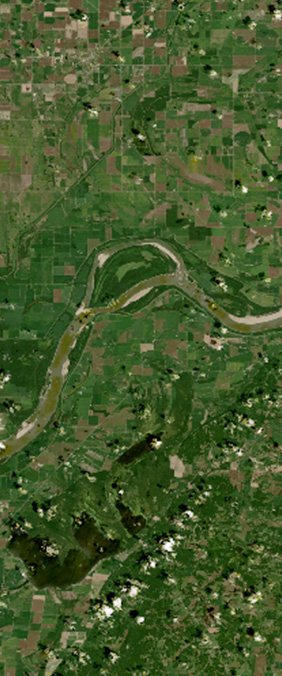
#> input picture assets/a_0.jpg, 282 x 676 px, found by its file name; its folder holds only this picture in this run
$ python -i engine.py   (imports and definitions only)
#> lines starting #> are read from the running program, lines starting #| are printed output that depends on the picture
"""GeoGlyph Engine — Stitch NASA Landsat letter images into a name."""

from PIL import Image, ImageDraw, ImageFont, ImageEnhance, ImageOps
import os
import json
import numpy as np

WATERMARK_FONT = "/usr/share/fonts/truetype/dejavu/DejaVuSans-Bold.ttf"

ASSETS_DIR = os.path.join(os.path.dirname(__file__), "assets", "all")
OUTPUT_DIR = os.path.join(os.path.dirname(__file__), "output")

# Known variant counts per letter (from NASA's "Your Name in Landsat")
VARIANT_MAP = {
    'a': 5, 'b': 2, 'c': 3, 'd': 2, 'e': 4, 'f': 2, 'g': 1,
    'h': 2, 'i': 5, 'j': 3, 'k': 2, 'l': 4, 'm': 3, 'n': 3,
    'o': 2, 'p': 2, 'q': 2, 'r': 4, 's': 3, 't': 2, 'u': 2,
    'v': 4, 'w': 2, 'x': 3, 'y': 3, 'z': 2,
}


def max_variant(letter: str) -> int:
    """Get max variant index (0-based) for a letter."""
    return VARIANT_MAP.get(letter.lower(), 0) - 1


def image_for_char(char: str, variant: int = 0) -> Image.Image:
    """Load the satellite image for a letter and variant number."""
#> called with char = 'a', variant = 0
    c = char.lower()
    if c not in VARIANT_MAP:
        return Image.new("RGB", (500, 500), (20, 20, 20))

    v = min(variant, VARIANT_MAP[c] - 1)
    path = os.path.join(ASSETS_DIR, f"{c}_{v}.jpg")
    if not os.path.exists(path):
        return Image.new("RGB", (500, 500), (20, 20, 20))
    return Image.open(path).convert("RGB")
#> returned value is the input picture: PIL image 282x676 RGB; mean R, G, B 69.9, 90.2, 44.6


# [80 lines left out: functions apply_filter, _hue_rotate, _invert_blend, _sepia, load_locations, not called in this run]


_LOCATIONS_CACHE: dict | None = None


# [106 lines left out: functions location_for_file, overlay_location_label, apply_watermark, make_square, not called in this run]


def generate(
    name: str,
    variants: dict[str, int] | None = None,
    height: int = 1200,
    watermarked: bool = False,
    square: int | None = None,
    filter_name: str | None = None,
    letter_filters: dict[str, str] | None = None,
    show_locations: bool = False,
) -> Image.Image:
    """Stitch letter images for a name into a single image.

    Args:
        name: The text to render.
        variants: Optional dict of letter→variant_index overrides.
        height: Target height in pixels for each letter image (default 1200).
        watermarked: If True, overlay 'leadvector.sh' watermark.
        square: If set, pad to this size (e.g. 1080) with branding.
        filter_name: Global filter to apply (natural, contrast, infrared, etc.).
        letter_filters: Per-letter filter overrides {letter: filter_name}.
        show_locations: If True, overlay location place names on each tile.
    """
    name = name.strip().lower()
    if not name:
        raise ValueError("Name cannot be empty")

    variants = variants or {}
    letter_filters = letter_filters or {}

    images = []
    for c in name:
        if c == ' ':
            # Space: 4px gap at full height
            gap = Image.new("RGB", (24, height), (10, 10, 15))
            images.append(gap)
            continue
        v = variants.get(c, 0)
        img = image_for_char(c, v)
        if img.height != height:
            ratio = height / img.height
#> ratio = 1.78
            new_w = int(img.width * ratio)
#> new_w = 500
            img = img.resize((new_w, height), Image.LANCZOS)
        # Apply per-letter filter override, else global, else none
        lf = letter_filters.get(c, filter_name or "")
        if lf and lf != "natural":
            img = apply_filter(img, lf)
        # Overlay location label if requested
        if show_locations:
            loc = location_for_file(f"{c}_{v}.jpg")
            if loc:
                img = overlay_location_label(img, loc[0], loc[1])
        images.append(img)

    max_h = max(img.height for img in images)
    total_w = sum(img.width for img in images)
    canvas = Image.new("RGB", (total_w, max_h), (10, 10, 15))
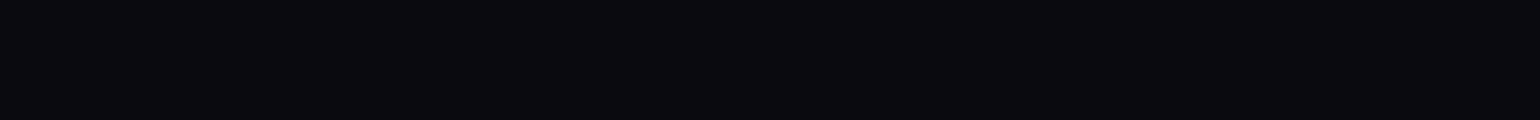
#> canvas: PIL image 15400x1200 RGB (shown at 1/10 size); mean R, G, B 10, 10, 15

    x = 0
    for img in images:
        canvas.paste(img, (x, 0))
        x += img.width
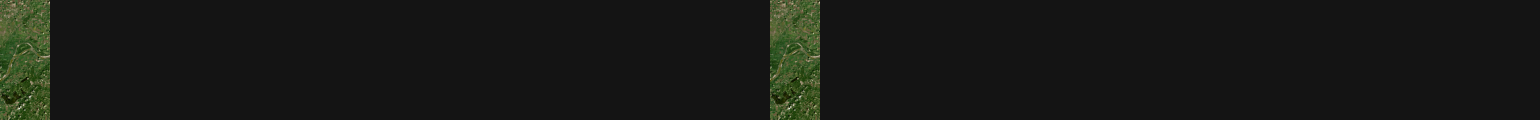
#> canvas: PIL image 15400x1200 RGB (shown at 1/10 size); mean R, G, B 23.2, 24.6, 21.6

    if square:
        canvas = make_square(canvas, size=square, branding="leadvector.sh — Automated Lead Pipeline")

    if watermarked and not square:
        canvas = apply_watermark(canvas)

    return canvas


# [8 lines left out: function generate_and_save, not called in this run]

>>> result = generate('assets/a_0.jpg')
